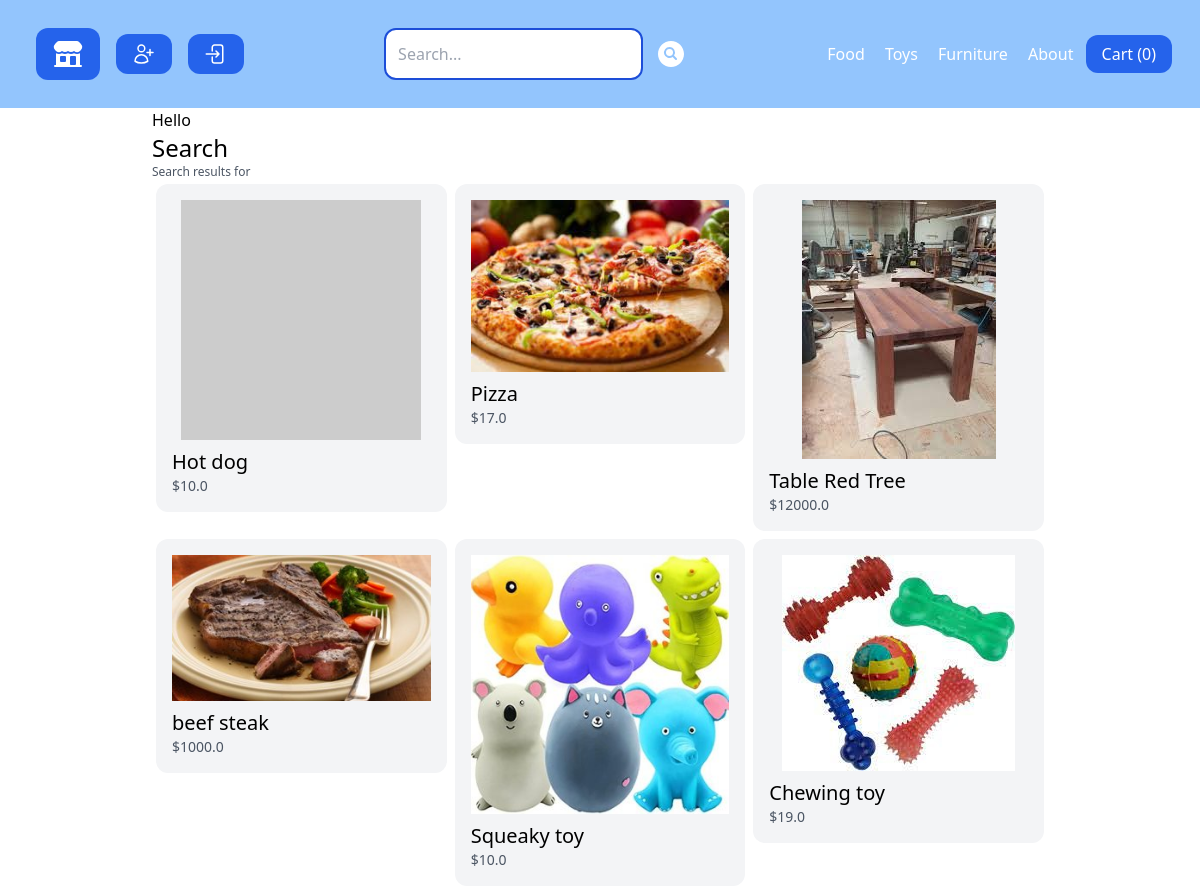
/search/, run on an earlier commit of the app's database.
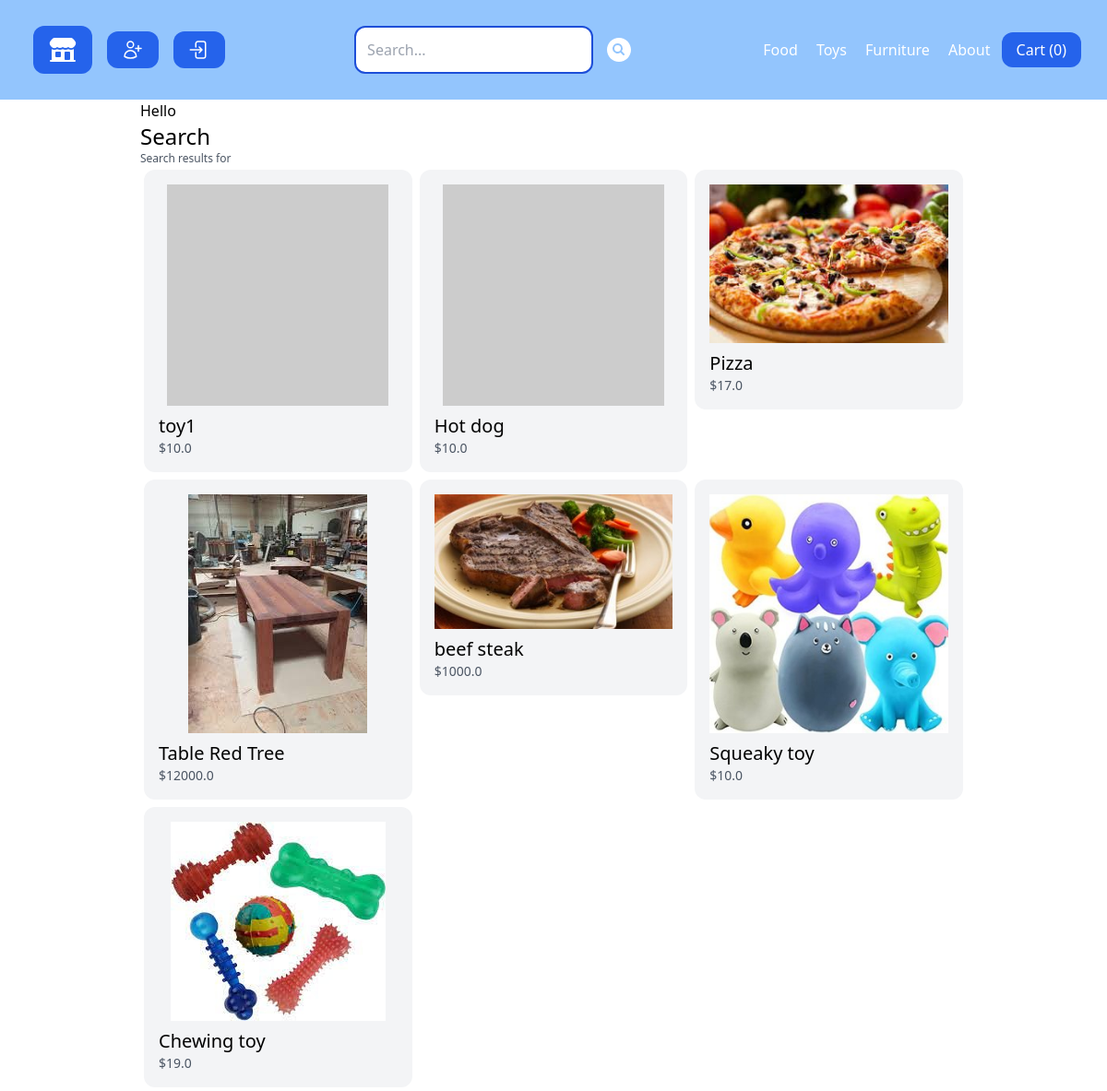
And on a later commit of the database.
### store/models.py (models this page shows, shortened)
class Category(models.Model):
    title = models.CharField(max_length = 50)
    slug = models.SlugField(max_length = 50)  # url representation field
    class Meta:
        verbose_name_plural = 'Categories'

class Product(models.Model):
    DRAFT = 'draft'
    WAITING_APPROVAL = 'waitingapproval'
    ACTIVE = 'active'
    DELETED = 'deleted'
    STATUS_CHOICES = (
        (DRAFT, 'Draft'),
        (WAITING_APPROVAL, 'Waiting Approval'),
        (ACTIVE, 'Active'),
        (DELETED,'Deleted'),
    )
    user = models.ForeignKey(User, related_name = 'products',on_delete = models.CASCADE)
    category = models.ForeignKey(Category, related_name='products', on_delete = models.CASCADE)
    title = models.CharField(max_length=50)
    slug = models.SlugField(max_length=50)
    description = models.TextField(blank=True)
    price = models.IntegerField()
    image = models.ImageField(upload_to='uploads/product_images/', blank=True, null=True)
    thumbnails = models.ImageField(upload_to='uploads/product_images/thumbnail/', blank=True, null=True)
    created_at = models.DateTimeField(auto_now_add = True)
    updated_at = models.DateTimeField(auto_now = True)
    status = models.CharField(max_length=50, choices=STATUS_CHOICES, default=ACTIVE)
    class Meta:
        ordering=('-created_at',) # put items in oder they was created
    def get_display_price(self):
        return self.price/100
    def get_thumbnail(self):
        if self.thumbnails:
            return self.thumbnails.url
        else:
            if self.image:
                self.thumbnails = self.make_thumbnail(self.image)
                self.save()
                return self.thumbnails.url
            else:
                return 'http://via.placeholder.com/240x240'

### store/views.py (the view)
# urls.py: path('search/', views.search, name = 'search'),
def search(request):
    query = request.GET.get('query','') # get data from search fields with name query
    products = Product.objects.filter(status=Product.ACTIVE).all()
    products = products.filter(Q(title__icontains=query)&
                                      Q(description__icontains=query))
    return render(request, 'store/search.html',{
        'query':query,
        'products':products
    })

### store/cart.py (called while the page is built)
    def __len__(self):
        return sum(item['quantity'] for item in self.cart.values())

### store/context_processors.py (called while the page is built)
def cart(request):
    return {'cart':Cart(request)}

### store/templatetags/menu.py (called while the page is built)
@register.inclusion_tag('core/menu.html') # we need add the menu.html
def menu():
    categories = Category.objects.all()
    return {'categories':categories}

### store/templates/store/search.html (shortened to what this page needs)
{% extends 'core/base.html'%}
{% block content %}
Hello
<h1 class="text-2xl">Search</h1>
<h2 class="text-xs text-gray-600">Search results for {{query}}</h2>
{%if products%}
  {% include 'store/partials/products.html' %}
{%else%}
<p>There are no products with these parameters</p>
{% endif%}
{%endblock%}

### core/templates/core/menu.html
{% for category in categories %}
<a
  href="{%url 'category_detail' category.slug %}"
  class="p-2 text-white hover:bg-blue-500 rounded-xl"
  >{{category.title}}</a
>
{%endfor%}
<a href="{% url 'about' %}" class="p-2 text-white hover:bg-blue-500 rounded-xl">
  About
</a>

### store/templates/store/partials/products.html
<div class="flex flex-wrap">
  {% for product in products %}
  <div class="product w-1/3 p-1">
    <div class="p-4 bg-gray-100 rounded-xl">
      <a href="{% url 'product_detail' product.category.slug product.slug %}">
        <div class="image">
          <img
            class="mx-auto"
            src="{{product.get_thumbnail }}"
            alt="{{product.title}}"
          />
        </div>
        <h2 class="mt-2 text-xl">{{product.title}}</h2>
        <p class="text-sm text-gray-600">${{product.get_display_price}}</p>
      </a>
    </div>
  </div>
  {% endfor %}
</div>

What changed in the data, as far as the page shows it:
added Product: title "toy1", get_display_price "10.0"
